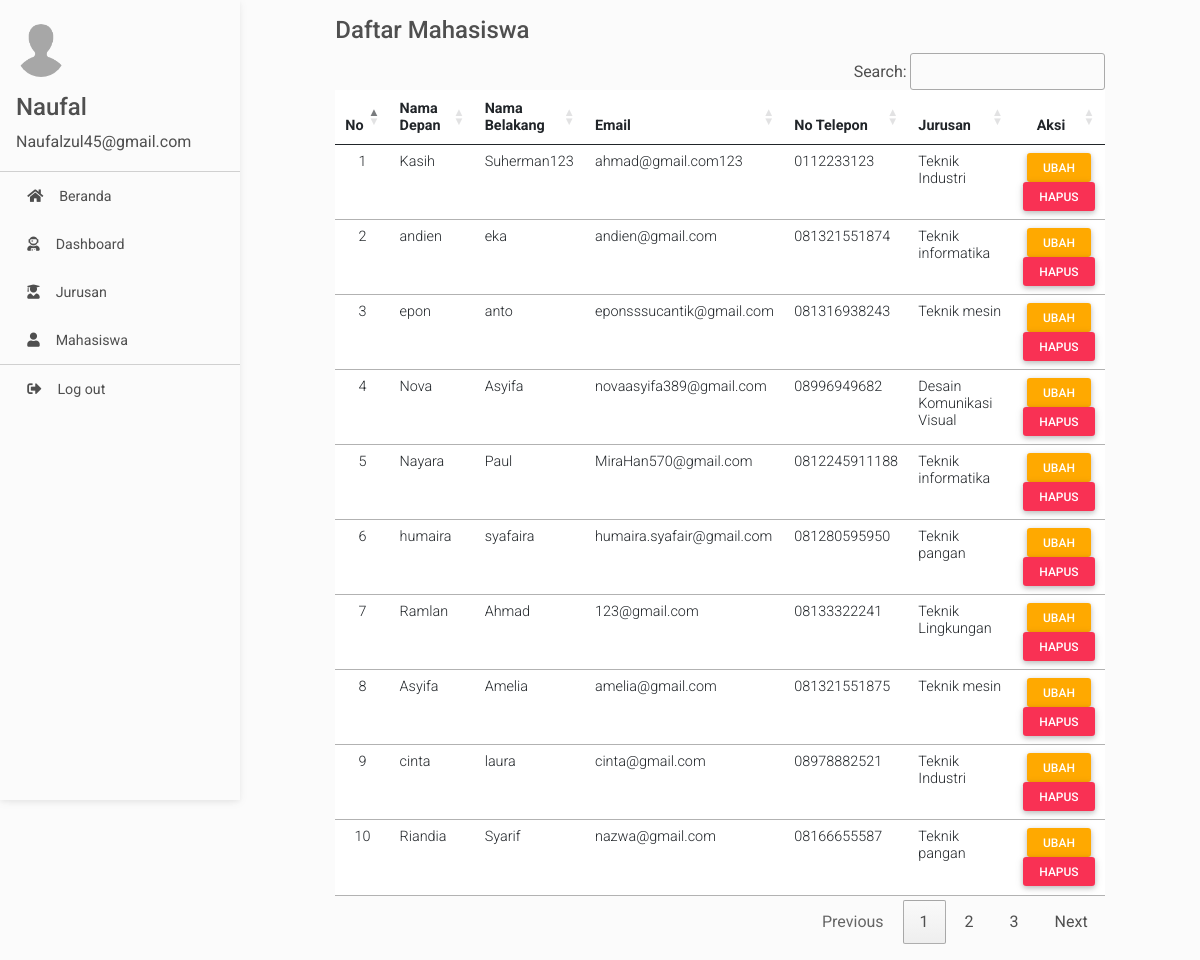
The app's page /admin/mahasiswa.php (signed in) with its own data.
### tables this page shows
CREATE TABLE `pengguna` (
  `id` int(11) NOT NULL,
  `jurusan_id` int(11) DEFAULT NULL,
  `nama_depan` varchar(25) NOT NULL,
  `nama_belakang` varchar(30) NOT NULL,
  `email` varchar(25) NOT NULL,
  `password` varchar(25) NOT NULL,
  `no_telepon` varchar(15) NOT NULL,
  `level` enum('Admin','Pengguna') DEFAULT NULL
);

CREATE TABLE `jurusan` (
  `id` int(11) NOT NULL,
  `nama` varchar(30) NOT NULL,
  `deskripsi` varchar(500) NOT NULL,
  `prospek_kerja` varchar(500) NOT NULL,
  `gambar` varchar(500) NOT NULL
);

### admin/mahasiswa.php (the view, shortened to what this page needs)
<?php
  require('../config/database.php');
  $sql = "SELECT pengguna.*, jurusan.nama AS nama_jurusan FROM `pengguna` INNER JOIN jurusan
  ON pengguna.jurusan_id = jurusan.id WHERE level = 'Pengguna'";
  $pengguna = mysqli_query($DB_CONNECTION, $sql);
?>
<html lang="en"><head>
    <link rel="stylesheet" href="https://use.fontawesome.com/releases/v5.11.2/css/all.css">
    <link rel="stylesheet" href="../css/admin/index.css">
    <link rel="stylesheet" href="../css/admin/index2.css">
        <link rel="stylesheet" href="//cdn.datatables.net/1.13.4/css/jquery.dataTables.min.css">
    <link rel="stylesheet" href="https://cdn.datatables.net/buttons/2.3.6/css/buttons.dataTables.min.css">
</head>
  <body>
    <div id="full-screen-example" class="sidenav bg-light sidenav-dark" data-color="dark" data-mode="side" data-hidden="false" data-scroll-container="#scrollContainer" style="width: 240px; height: 100vh; position: fixed; transition: all 0.3s linear 0s; transform: translateX(0%);">
      <div class="mt-4">
        <div id="header-content" class="pl-3">
          <img  src="../img/default.png" alt="avatar" class="rounded-circle img-fluid mb-3" style="max-width: 50px;">
          <h4>
            <span style="white-space: nowrap;"><?= $_SESSION['nama_depan']; ?></span>
          </h4>
          <p><?= $_SESSION['email']; ?></p>
        </div>
        <hr class="mb-0">
      </div>
      <div id="scrollContainer" class="ps ps--active-y" style="max-height: calc(100% - 245px); position: relative;">
        <ul class="sidenav-menu">
        <li class="sidenav-item">
            <a class="sidenav-link ripple-surface" href="../index.php" tabindex="1"> <i class="fas fa-home pr-3"></i>Beranda</a>
          </li>
          <li class="sidenav-item">
            <a class="sidenav-link ripple-surface" href="index.php" tabindex="1"> <i class="fas fa-user-astronaut pr-3"></i>Dashboard</a>
          </li>
          <li class="sidenav-item">
            <a class="sidenav-link ripple-surface" href="jurusan.php" tabindex="1"> <i class="fas fa-user-graduate pr-3"></i>Jurusan</a>
          </li>
          <li class="sidenav-item">
            <a class="sidenav-link ripple-surface" href="mahasiswa.php" tabindex="1"> <i class="fas fa-user pr-3"></i>Mahasiswa</a>
          </li>
        </ul>
        <hr class="m-0">
        <ul class="sidenav-menu">
          <li class="sidenav-item">
            <a class="sidenav-link ripple-surface" tabindex="1" href="logout.php"> <i class="fas fa-sign-out-alt pr-3"></i>Log out</a>
          </li>
        </ul>
      </div>
    </div>
    <div class="mdb-page-content page-intro bg-light">
      <div class="container-fluid py-3">
        <div class="row">
          <div class="col-10 m-auto">
            <h4>Daftar Mahasiswa</h4>
          </div>
          <div class="col-10 m-auto">
            <table id="myTable" class="table">
              <thead>
                <tr>
                  <th scope="col">No</th>
                  <th scope="col">Nama Depan</th>
                  <th scope="col">Nama Belakang</th>
                  <th scope="col">Email</th>
                  <th scope="col">No Telepon</th>
                  <th scope="col">Jurusan</th>
                  <th scope="col" class="text-center">Aksi</th>
                </tr>
              </thead>
              <tbody>
                <?php
                    $i = 1;
                    while($data = mysqli_fetch_array($pengguna)) {
                ?>
                    <tr>
                        <td class="text-center"><?php echo $i++; ?></td>
                        <td><?php echo $data['nama_depan']; ?></td>
                        <td><?php echo $data['nama_belakang']; ?></td>
                        <td><?php echo $data['email']; ?></td>
                        <td><?php echo $data['no_telepon']; ?></td>
                        <td><?php echo $data['nama_jurusan']; ?></td>
                        <td class="text-center">
                            <a href="edit-mahasiswa.php?id=<?php echo $data['id']; ?>" class="btn btn-warning btn-sm">Ubah</a>
                            <a href="hapus-mahasiswa.php?id=<?php echo $data['id']; ?>" class="btn btn-danger btn-sm confirm">Hapus</a>
                        </td>
                    </tr>
                <?php
                    }
                ?>
              </tbody>
            </table>
          </div>
        </div>
      </div>
    </div>
</body></html>

### admin/mahasiswa.php (style rules this page uses)
.page-intro { background-color: white; width: 100vw; min-height: 100vh; }
img { max-width: 80%; }
.mdb-page-content { padding-left: 240px; transition: padding 0.3s linear; }

### records on screen
pengguna: nama_depan "Kasih", nama_belakang "Suherman123", email "ahmad@gmail.com123", no_telepon "0112233123", jurusan.nama "Teknik Industri"
pengguna: nama_depan "andien", nama_belakang "eka", email "andien@gmail.com", no_telepon "081321551874", jurusan.nama "Teknik informatika"
pengguna: nama_depan "epon", nama_belakang "anto", email "eponsssucantik@gmail.com", no_telepon "081316938243", jurusan.nama "Teknik mesin"
pengguna: nama_depan "Nova", nama_belakang "Asyifa", email "novaasyifa389@gmail.com", no_telepon "08996949682", jurusan.nama "Desain Komunikasi Visual"
pengguna: nama_depan "Nayara", nama_belakang "Paul", email "MiraHan570@gmail.com", no_telepon "0812245911188", jurusan.nama "Teknik informatika"
pengguna: nama_depan "humaira", nama_belakang "syafaira", email "humaira.syafair@gmail.com", no_telepon "081280595950", jurusan.nama "Teknik pangan"
pengguna: nama_depan "Ramlan", nama_belakang "Ahmad", email "123@gmail.com", no_telepon "08133322241", jurusan.nama "Teknik Lingkungan"
pengguna: nama_depan "Asyifa", nama_belakang "Amelia", email "amelia@gmail.com", no_telepon "081321551875", jurusan.nama "Teknik mesin"
pengguna: nama_depan "cinta", nama_belakang "laura", email "cinta@gmail.com", no_telepon "08978882521", jurusan.nama "Teknik Industri"
pengguna: nama_depan "Riandia", nama_belakang "Syarif", email "nazwa@gmail.com", no_telepon "08166655587", jurusan.nama "Teknik pangan"

### other values on screen
$_SESSION['nama_depan'] "Naufal"
$_SESSION['email'] "Naufalzul45@gmail.com"
